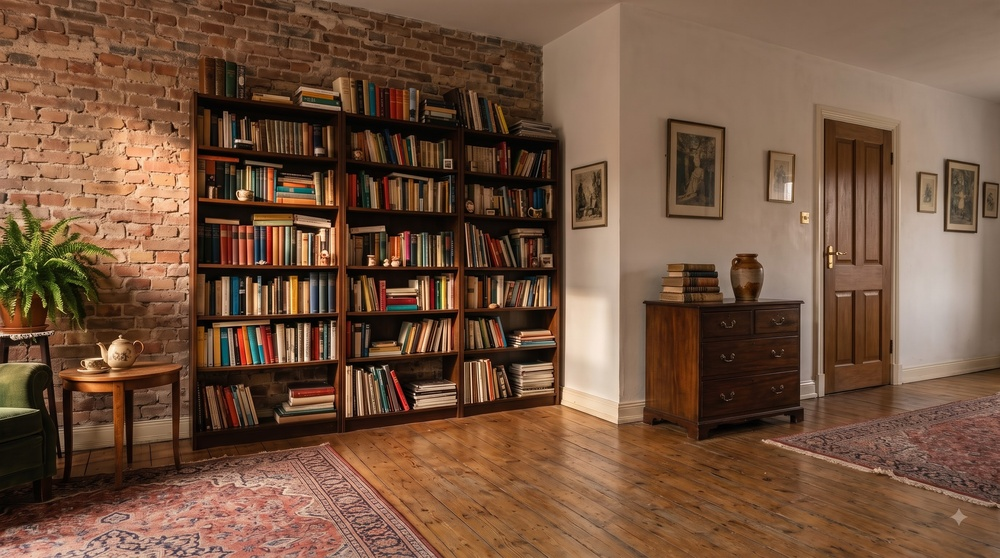
#> input picture exp01/shards/shard01_raw.jpg, 1000 x 558 px, shrunk from 2752 x 1536 before the run
$ python rotate_canvas.py ../shards/shard01_raw.jpg --yaw 1.0 --out out.png --mask-out out.png
#> lines starting #> are read from the running program, lines starting #| are printed output that depends on the picture; after the words box and inside, x2 and y2 are one past the last pixel; in counts of white or black regions, pixels touching at a corner belong together
"""Pure-rotation canvas builder for the observation-shard experiment.

Given a source shard and a yaw angle, re-projects the shard into a camera that
stands at the same point but is rotated. Pixels the source never saw are left
as a flat fill colour so the image model can paint them in.

Pure rotation needs no depth: the mapping is the homography K R K^-1.
"""
import argparse
import json
import math

import numpy as np
from PIL import Image

FILL = (128, 128, 128)


def intrinsics(w, h, focal_mm, sensor_w_mm=36.0):
    f = focal_mm / sensor_w_mm * w
    return np.array([[f, 0, w / 2], [0, f, h / 2], [0, 0, 1]], dtype=np.float64)


def yaw_matrix(deg):
    # Positive yaw turns the new camera to the right of the source camera.
    t = math.radians(deg)
    c, s = math.cos(t), math.sin(t)
    return np.array([[c, 0, s], [0, 1, 0], [-s, 0, c]], dtype=np.float64)


def bilinear(img, x, y):
    h, w, _ = img.shape
    x0 = np.floor(x).astype(int)
    y0 = np.floor(y).astype(int)
    x1, y1 = x0 + 1, y0 + 1
    wx, wy = (x - x0)[..., None], (y - y0)[..., None]
    x0c, x1c = np.clip(x0, 0, w - 1), np.clip(x1, 0, w - 1)
    y0c, y1c = np.clip(y0, 0, h - 1), np.clip(y1, 0, h - 1)
    a = img[y0c, x0c] * (1 - wx) + img[y0c, x1c] * wx
    b = img[y1c, x0c] * (1 - wx) + img[y1c, x1c] * wx
    return a * (1 - wy) + b * wy


def main():
    ap = argparse.ArgumentParser()
    ap.add_argument("src")
    ap.add_argument("--yaw", type=float, required=True)
    ap.add_argument("--focal-mm", type=float, default=24.0)
    ap.add_argument("--invalid", type=str, default="",
                    help="JSON list of [x0,y0,x1,y1] boxes in the source to treat as unseen")
    ap.add_argument("--out", required=True)
    ap.add_argument("--mask-out", required=True)
    args = ap.parse_args()

    src = np.asarray(Image.open(args.src).convert("RGB")).astype(np.float64)
    h, w, _ = src.shape
#> h = 558; w = 1000
    valid_src = np.ones((h, w), dtype=bool)
    for x0, y0, x1, y1 in json.loads(args.invalid or "[]"):
        valid_src[y0:y1, x0:x1] = False

    K = intrinsics(w, h, args.focal_mm)
    H = K @ yaw_matrix(args.yaw) @ np.linalg.inv(K)

    u, v = np.meshgrid(np.arange(w) + 0.5, np.arange(h) + 0.5)
    pts = np.stack([u, v, np.ones_like(u)], axis=-1) @ H.T
    z = pts[..., 2]
    xs = pts[..., 0] / z - 0.5
    ys = pts[..., 1] / z - 0.5

    inside = (z > 0) & (xs >= 0) & (xs <= w - 1) & (ys >= 0) & (ys <= h - 1)
    xi = np.clip(np.round(xs).astype(int), 0, w - 1)
    yi = np.clip(np.round(ys).astype(int), 0, h - 1)
    known = inside & valid_src[yi, xi]

    out = np.empty_like(src)
    out[:] = FILL
    out[known] = bilinear(src, xs, ys)[known]
#> in bilinear, `x0 = np.floor(x).astype(int)`:
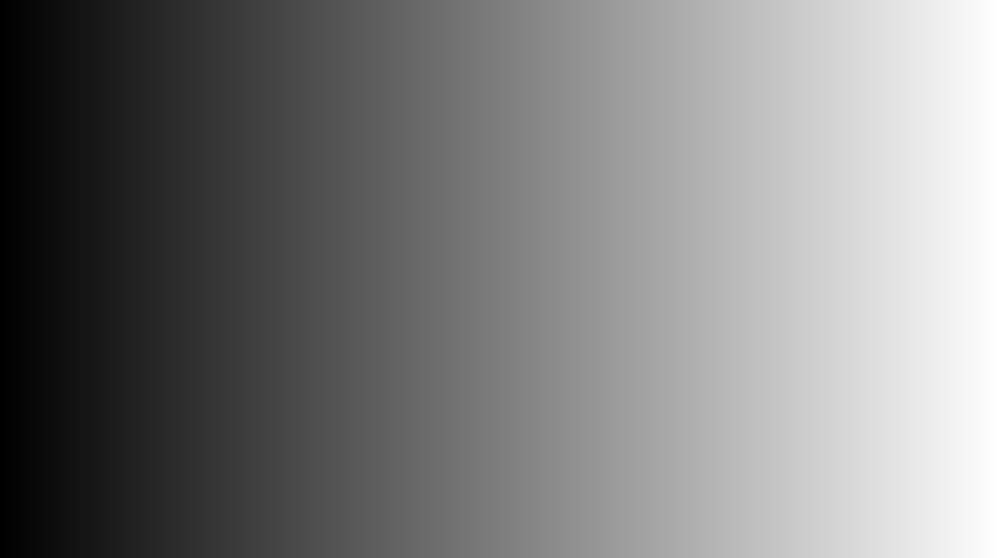
#> x0: shape (558, 1000) int64; min 17, max 1017, mean 512.8; drawn with min black and max white
#> in bilinear, `y0 = np.floor(y).astype(int)`:
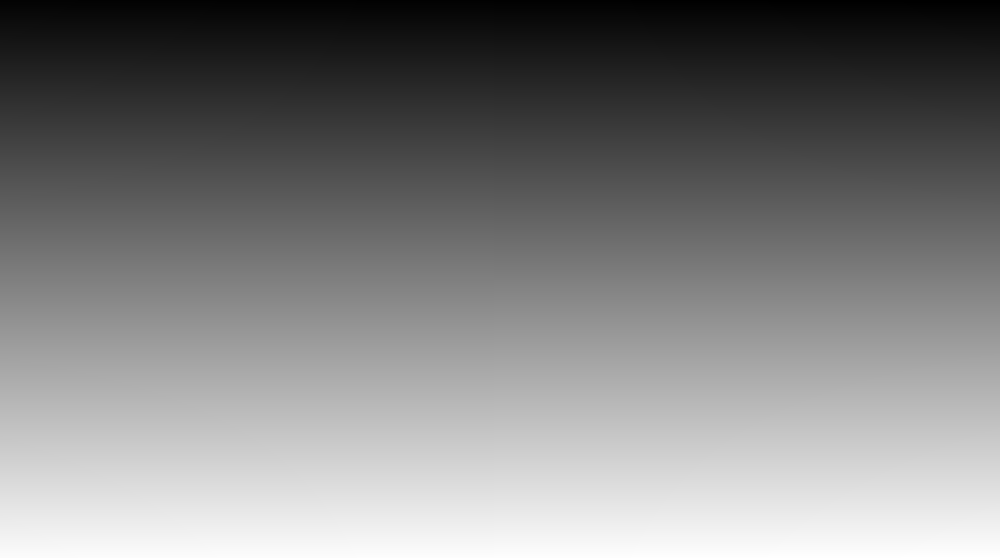
#> y0: shape (558, 1000) int64; min -4, max 560, mean 278; drawn with min black and max white
#> in bilinear, `wx, wy = (x - x0)[..., None], (y - y0)[..., None]`:
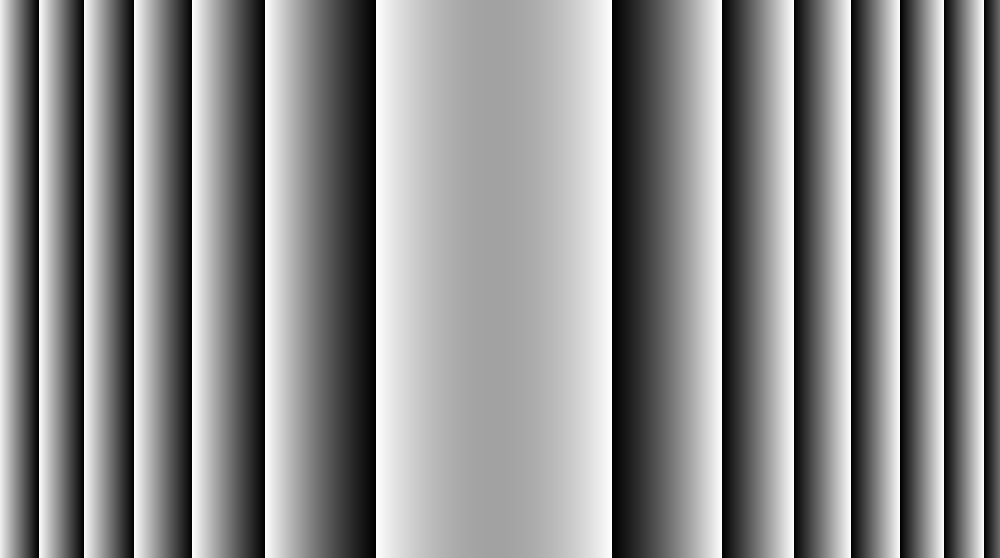
#> wx: shape (558, 1000, 1) float64; min 0.00342, max 1, mean 0.536
#> in bilinear, `wx, wy = (x - x0)[..., None], (y - y0)[..., None]`:
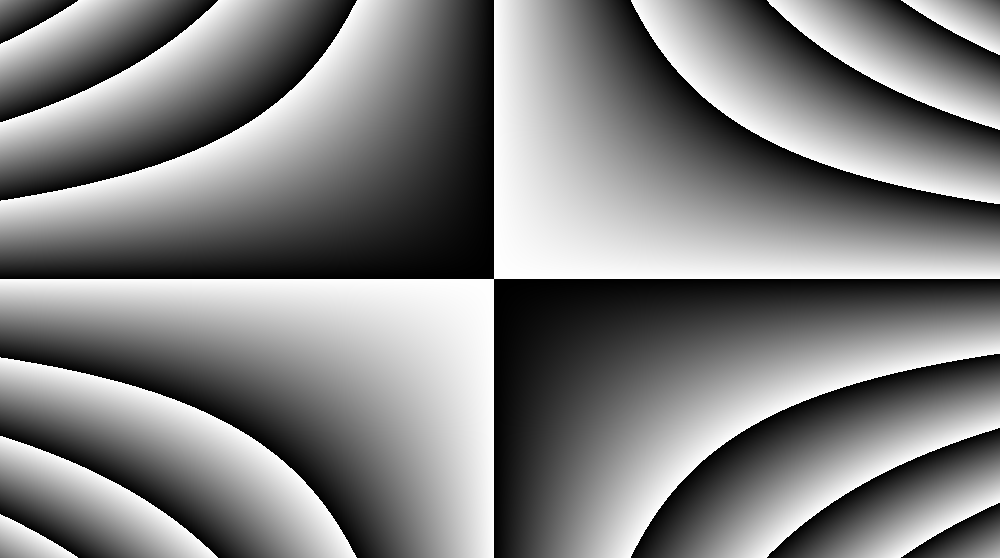
#> wy: shape (558, 1000, 1) float64; min 4.08e-07, max 1, mean 0.5
#> in bilinear, `y0c, y1c = np.clip(y0, 0, h - 1), np.clip(y1, 0, h - 1)`:
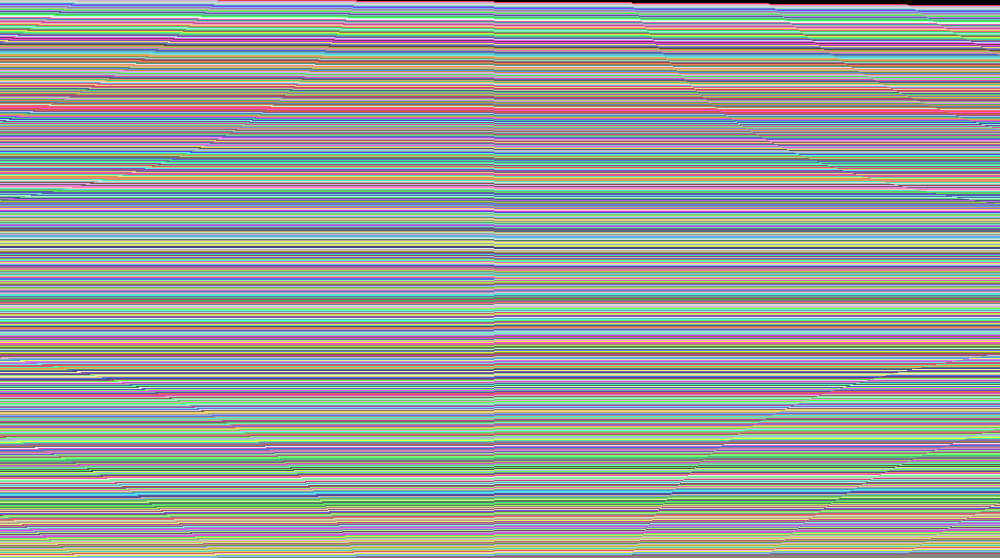
#> y0c: shape (558, 1000) int64; 558 distinct labels, from 0 to 557; one colour per label, 0 black
#> in bilinear, `y0c, y1c = np.clip(y0, 0, h - 1), np.clip(y1, 0, h - 1)`:
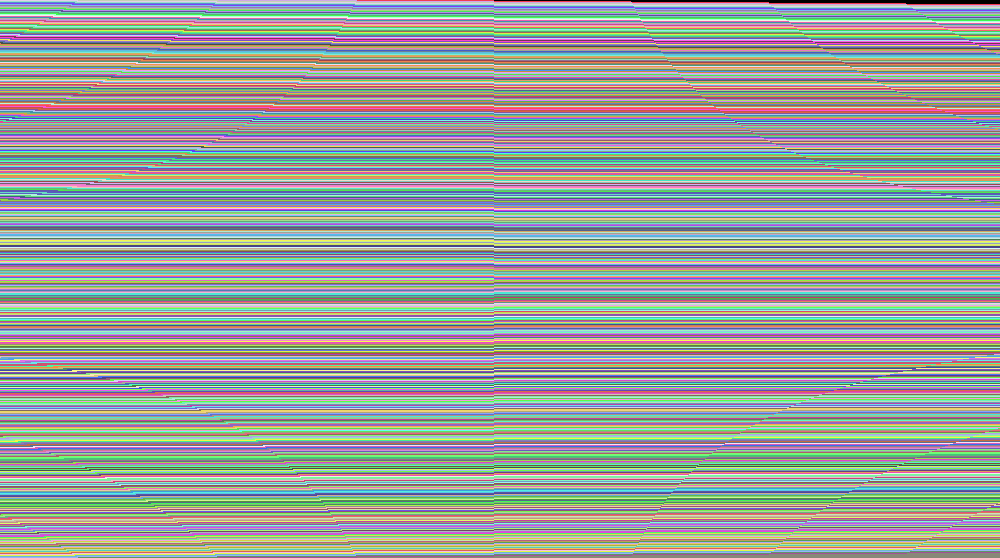
#> y1c: shape (558, 1000) int64; 558 distinct labels, from 0 to 557; one colour per label, 0 black

    Image.fromarray(out.clip(0, 255).astype(np.uint8)).save(args.out)
    Image.fromarray((known * 255).astype(np.uint8)).save(args.mask_out)
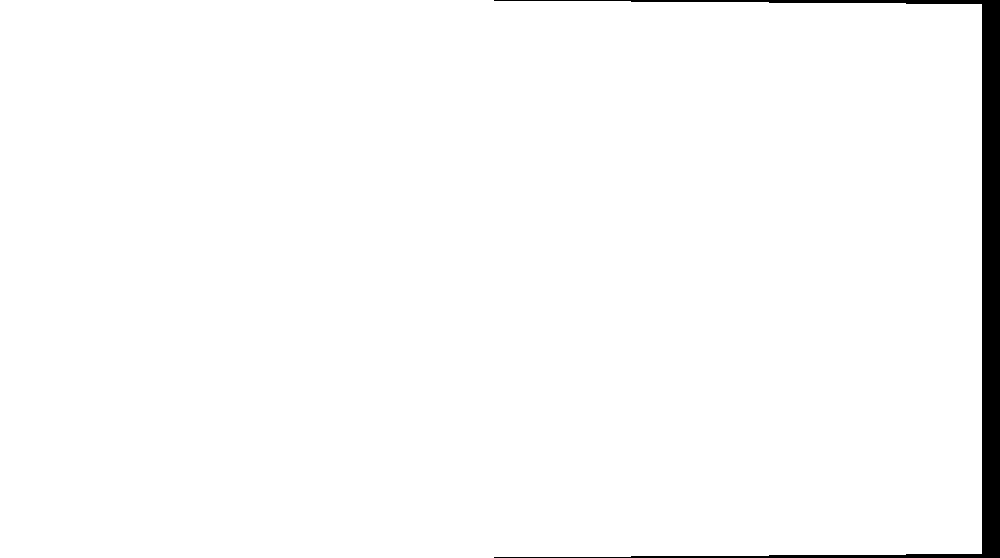
#> saved as out.png: PIL image 1000x558 L; 97.8% white; 1 black region, box (x1, y1, x2, y2) and area: (494, 0, 1000, 558) 12300
    print(f"focal_px={K[0,0]:.1f} hfov={math.degrees(2*math.atan(w/2/K[0,0])):.1f}deg "
          f"known={known.mean()*100:.1f}%")
#| focal_px=666.7 hfov=73.7deg known=97.8%


if __name__ == "__main__":
    main()

$ run again, on exp01/shards/shard01_canvas.png
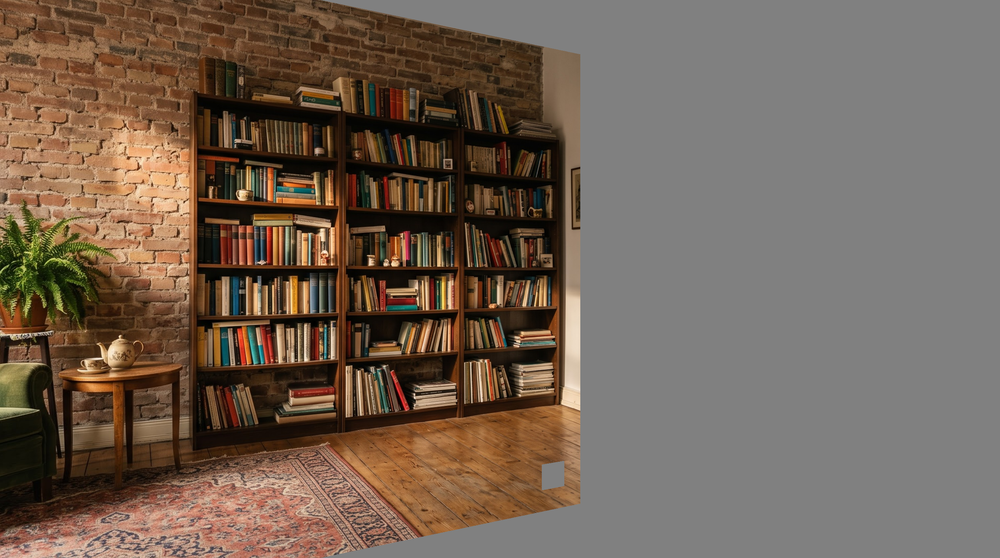
#> input picture exp01/shards/shard01_canvas.png, 1000 x 558 px, shrunk from 2752 x 1536 before the run
#> y0c: shape (558, 1000) int64; 558 distinct labels, from 0 to 557
#> y1c: shape (558, 1000) int64; 558 distinct labels, from 0 to 557
#> in bilinear, `b = img[y1c, x0c] * (1 - wx) + img[y1c, x1c] * wx`:
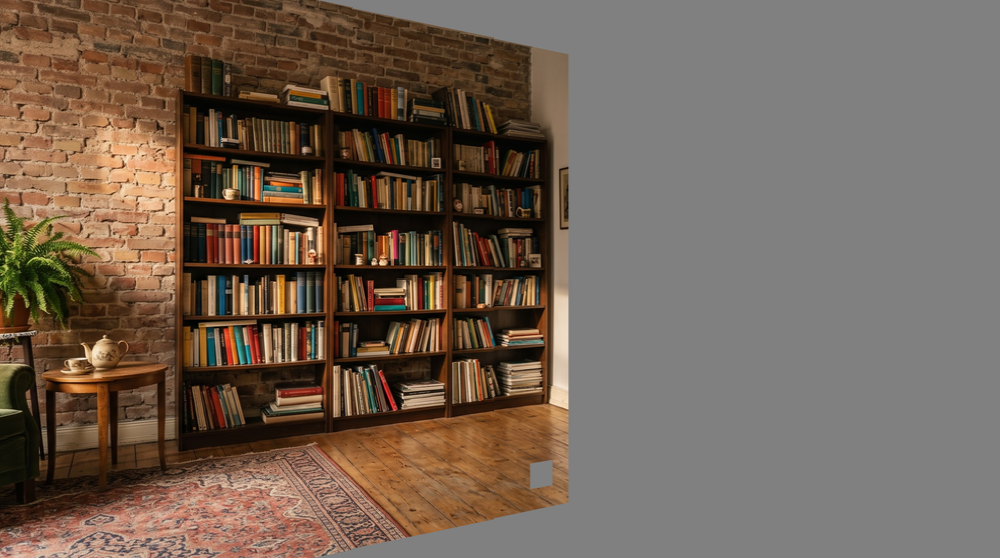
#> b: shape (558, 1000, 3) float64; mean R, G, B 114.5, 98.5, 85.5
#> in main, `Image.fromarray(out.clip(0, 255).astype(np.uint8)).save(args.out)`:
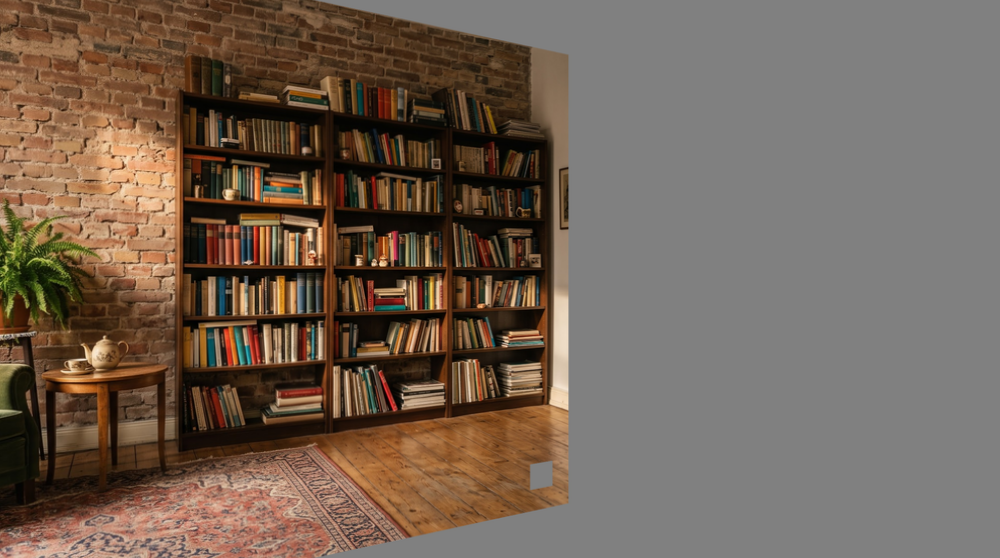
#> saved as out.png: PIL image 1000x558 RGB; mean R, G, B 114.2, 98.2, 85.2
#| focal_px=666.7 hfov=73.7deg known=97.8%
#> known: shape (558, 1000) bool; 97.8% white; 1 black region, box (x1, y1, x2, y2) and area: (494, 0, 1000, 558) 12300

$ run again, on exp01/shards/shard02_canvas.png
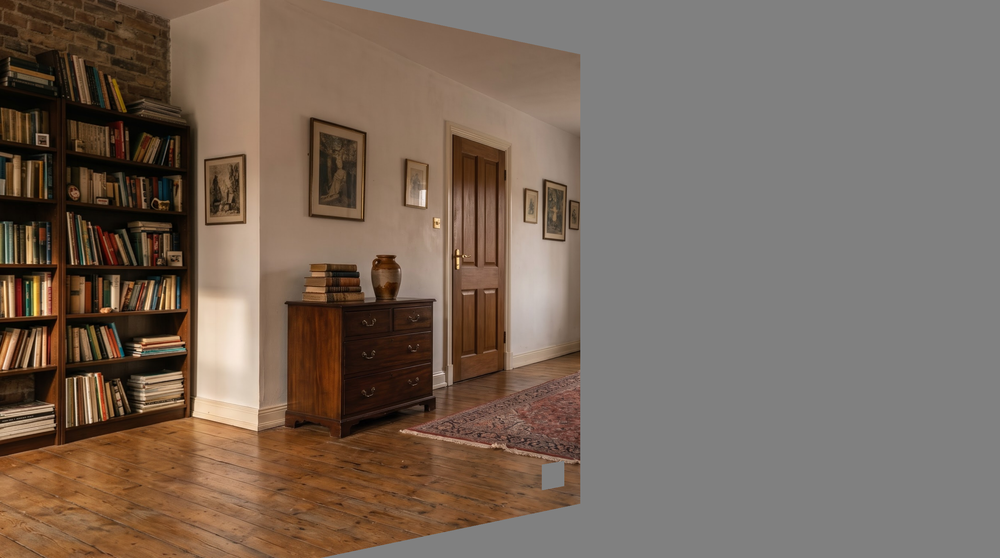
#> input picture exp01/shards/shard02_canvas.png, 1000 x 558 px, shrunk from 2752 x 1536 before the run
#> y0c: shape (558, 1000) int64; 558 distinct labels, from 0 to 557
#> y1c: shape (558, 1000) int64; 558 distinct labels, from 0 to 557
#> in bilinear, `a = img[y0c, x0c] * (1 - wx) + img[y0c, x1c] * wx`:
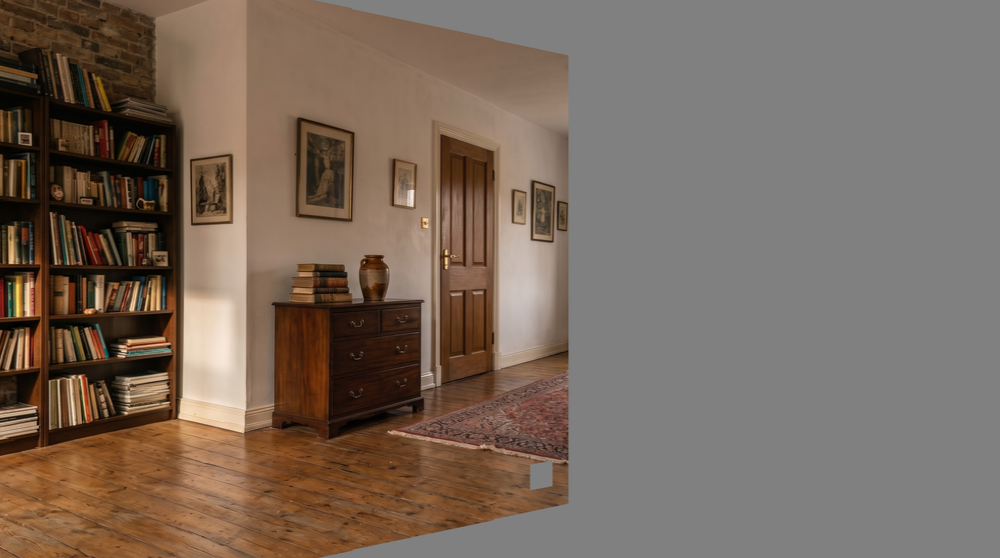
#> a: shape (558, 1000, 3) float64; mean R, G, B 121.2, 105.6, 93.7
#| focal_px=666.7 hfov=73.7deg known=97.8%
#> known: shape (558, 1000) bool; 97.8% white; 1 black region, box (x1, y1, x2, y2) and area: (494, 0, 1000, 558) 12300
